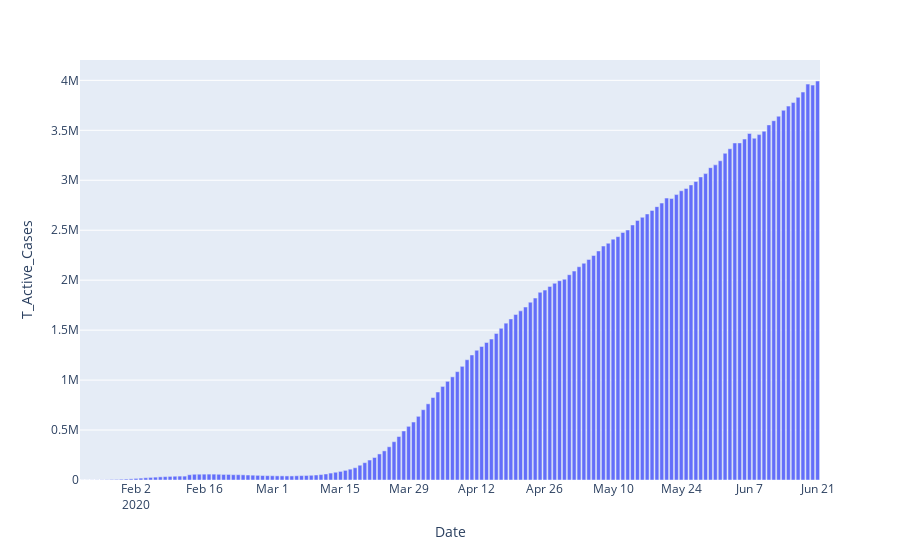

The notebook cell this image was saved under:
### Code cell
px.bar(df,x='Date',y='T_Active_Cases')

### Figure 1 — Plotly figure (JSON) as saved in the notebook; plotly's stock layout.template omitted (floating-point values rounded to 4 significant figures; data arrays with more than 128 entries replaced by an {"elided": "..."} marker saying what was removed)
{"data": [{"alignmentgroup": "True", "hovertemplate": "Date=%{x}<br>T_Active_Cases=%{y}<extra></extra>", "legendgroup": "", "marker": {"color": "#636efa"}, "name": "", "offsetgroup": "", "orientation": "v", "showlegend": false, "textposition": "auto", "type": "bar", "x": {"elided": "152 str values"}, "xaxis": "x", "y": {"elided": "152 int values"}, "yaxis": "y"}], "layout": {"barmode": "relative", "legend": {"tracegroupgap": 0}, "margin": {"t": 60}, "xaxis": {"anchor": "y", "domain": [0, 1], "title": {"text": "Date"}}, "yaxis": {"anchor": "x", "domain": [0, 1], "title": {"text": "T_Active_Cases"}}}}
